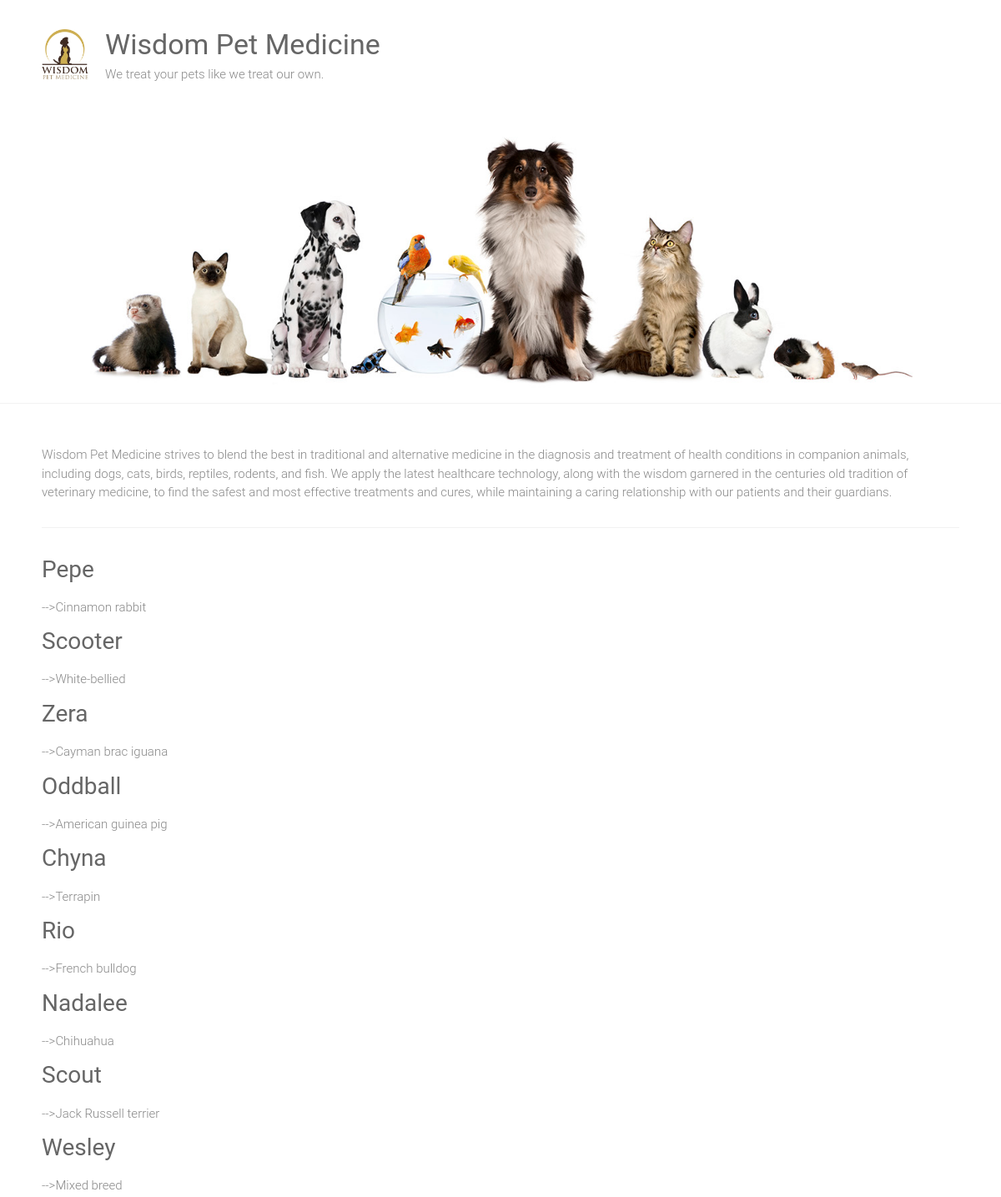
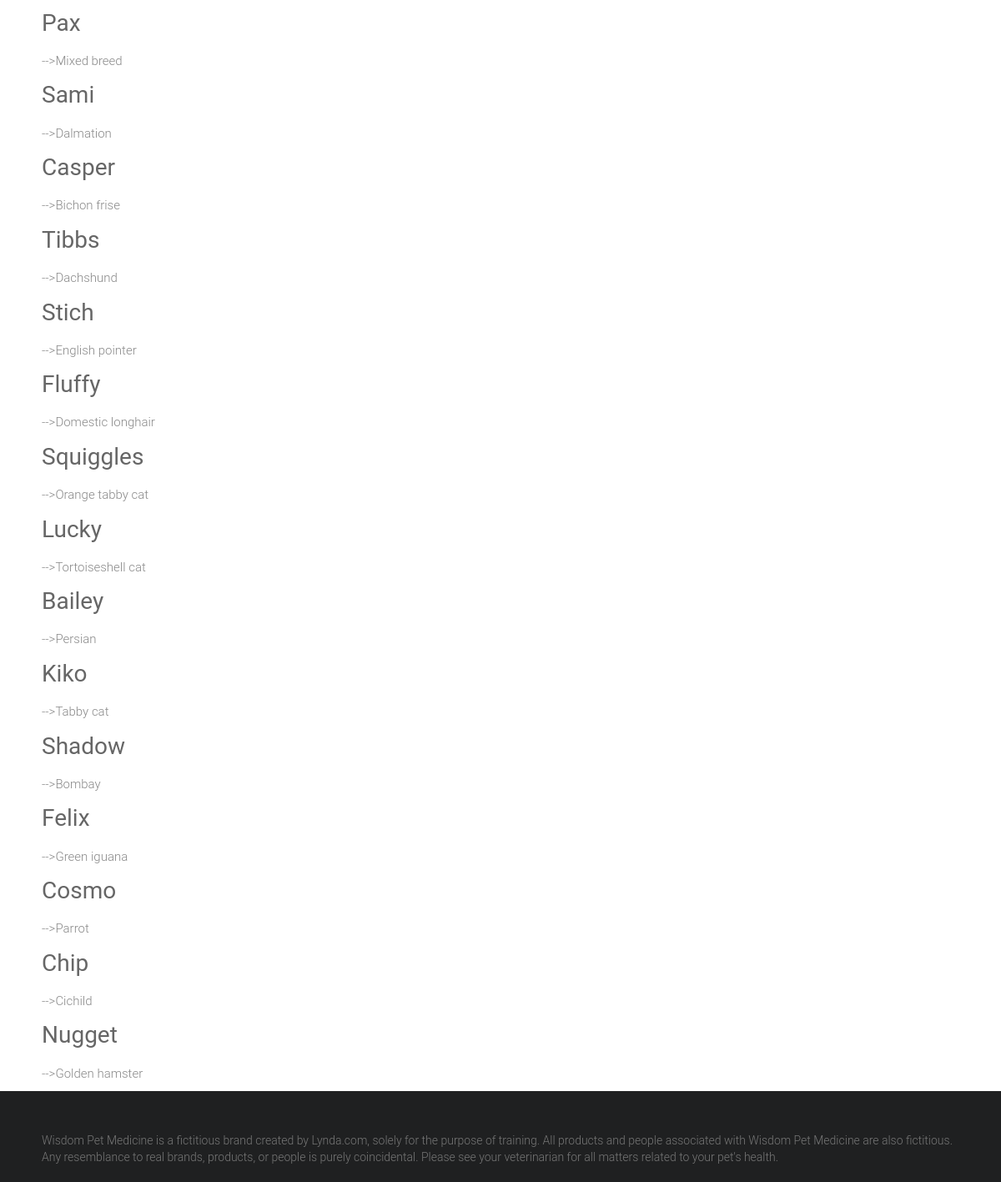
The page / on the database its author committed (2 pictures, top to bottom).
### adoptions/models.py (models this page shows, shortened)
class Pet(models.Model):
    SEX_CHOICES = [('M','Male'),('F','Female')]
    name = models.CharField(max_length=20)
    description = models.TextField(default="NO Decription Provided")
    submitter = models.CharField(max_length=20)
    species = models.CharField(max_length=20)
    breed = models.CharField(max_length=20)
    sex = models.CharField(choices=SEX_CHOICES,max_length=1)
    age = models.IntegerField(max_length=3)
    vaccinations = models.ManyToManyField('Vaccine')

### adoptions/views.py (the view)
# urls.py: url(r'^$',views.home, name='home'),
def home(request):
    pets = Pet.objects.all()
    return render(request,'home.html',{'pets':pets})

### adoptions/templates/home.html (shortened to what this page needs)
{% extends "base.html" %}
{% block content %}
<div>
    {% for pet in pets %}
    <div class="petname">
        <a href="{% url 'pet_detail' pet.id%} ">
            <h2>{{ pet.name|capfirst}}</h2>
        </a>
        <p>
            {% if pet.breed %}
            -->{{pet.breed}}
            {% endif %}
        </p>
    </div>
    {% endfor %}
</div>
{% endblock %}

### adoptions/templates/base.html (shortened to what this page needs)
{% load static%}
<html lang="en-US">
<head>
    <link rel="stylesheet" id="ample-style-css" href="{% static 'style.css' %}" type="text/css" media="all">
</head>
<body class="wide">
    <div id="page" class="hfeed site">
        <header>
            <div class="header">
                <div class="main-head-wrap inner-wrap clearfix">
                    <div id="header-logo-image">
                        <a href="/">
                            <img src="{% static 'images/logo.png' %}" alt="Wisdom Pet Medicine">
                        </a>
                    </div>
                    <div id="header-text" class="">
                        <h1 id="site-title">
                            <a href="/" title="Wisdom Pet Medicine" rel="home">Wisdom Pet Medicine</a>
                        </h1>
                        <p>We treat your pets like we treat our own.</p>
                    </div>
                </div>
                <img src="{% static 'images/header.jpg' %}" alt="Wisdom Pet Medicine">
            </div>
        </header>
        <div class="main-wrapper">
            <div class="single-page clearfix">
                <div class="inner-wrap">
                    <p>Wisdom Pet Medicine strives to blend the best in traditional and alternative medicine in the
                        diagnosis and treatment of health conditions in companion animals, including dogs, cats, birds,
                        reptiles, rodents, and fish. We apply the latest healthcare technology, along with the wisdom
                        garnered in the centuries old tradition of veterinary medicine, to find the safest and most
                        effective treatments and cures, while maintaining a caring relationship with our patients and
                        their guardians.</p>
                    <hr>
                    <div>
                        {% block content %}
                        {% endblock %}
                    </div>
                </div>
            </div>
        </div>
        <footer id="colophon">
            <div class="inner-wrap">
                Wisdom Pet Medicine is a fictitious brand created by Lynda.com, solely for the purpose of training. All
                products and people associated with Wisdom Pet Medicine are also fictitious. Any resemblance to real
                brands, products, or people is purely coincidental. Please see your veterinarian for all matters related
                to your pet's health.
            </div>
        </footer>
    </div>
</body>
</html>

### static/style.css (style rules this page uses)
html, body, div, span, applet, object, iframe, h1, h2, h3, h4, h5, h6, p, blockquote, pre, a, abbr, acronym, address, big, cite, code, del, dfn, em, font, ins, kbd, q, s, samp, small, strike, strong, sub, sup, tt, var, dl, dt, dd, ol, ul, li, fieldset, form, label, legend, table, caption, tbody, tfoot, thead, tr, th, td { border: 0; font: inherit; font-size: 100%; font-style: inherit; font-weight: inherit; margin: 0; outline: 0; padding: 0; vertical-align: baseline; }
html { overflow-y: scroll; -webkit-text-size-adjust: 100%; -ms-text-size-adjust: 100%; }
article, aside, details, figcaption, figure, footer, header, main, nav, section { display: block; }
h1, h2, h3, h4, h5, h6 { color: #666666; line-height: 1.4; padding-bottom: 15px; font-weight: normal; }
h1 { font-size: 30px; }
h2 { font-size: 28px; }
body, button, input, select, textarea { color: #888888; font-size: 15px; line-height: 1.5; font-family: 'Roboto', sans-serif; font-weight: 300; }
p { color: #888888; font-size: 15px; line-height: 1.5; margin-bottom: 15px; font-weight: 300; }
body { background: #f2f2f2; }
hr { border-color: #f2f2f2; border-style: solid none none; border-width: 1px 0 0; height: 0; margin: 30px 0; }
a { color: #80abc8; text-decoration: none; -webkit-transition: 0.25s ease-in-out; -moz-transition: 0.25s ease-in-out; transition: 0.25s ease-in-out; -ms-transition: 0.25s ease-in-out; -o-transition: 0.25s ease-in-out; }
img { max-width: 100%; height: auto; vertical-align: top; margin-bottom: 18px; }
a img { border: 0; }
.clearfix:after { visibility: hidden; display: block; font-size: 0; content: " "; clear: both; height: 0; }
.clearfix { display: inline-block; }
.clearfix { display: block; }
body { padding-top: 30px; padding-bottom: 30px; }
body.wide { padding-top: 0; padding-bottom: 0; }
#page { background-color: #ffffff; margin: 0 auto; max-width: 1180px; box-shadow: 0 1px 2px 0 rgba(0, 0, 0, 0.1); }
.wide #page { max-width: 100%; }
.inner-wrap { max-width: 1100px; margin: 0 auto; }
.main-head-wrap { padding: 30px 0; }
.header { border-bottom: 1px solid #f2f2f2; }
#header-logo-image { float: left; padding: 5px 20px 5px 0; max-width: 100%; }
#header-logo-image img { margin-bottom: 0px; max-height: 60px; height: auto; width: auto; }
#header-text { float: left; padding-right: 20px; }
#site-title { padding-bottom: 0; }
#site-title a { color: #666666; font-size: 34px; }
.single-page { margin-top: 50px; }
.single-page p { margin-bottom: 10px; }
#colophon { font-size: 14px; clear: both; color: #777; background-color: #1f2021; overflow: hidden; padding: 50px 0 20px; }
#colophon, #colophon p { font-size: 14px; line-height: 1.4; }

### rows shown on the page
Pet: name "Pepe", breed "Cinnamon rabbit"
Pet: name "Scooter", breed "White-bellied"
Pet: name "Zera", breed "Cayman brac iguana"
Pet: name "Oddball", breed "American guinea pig"
Pet: name "Chyna", breed "Terrapin"
Pet: name "Rio", breed "French bulldog"
Pet: name "Nadalee", breed "Chihuahua"
Pet: name "Scout", breed "Jack Russell terrier"
Pet: name "Wesley", breed "Mixed breed"
Pet: name "Pax", breed "Mixed breed"
Pet: name "Sami", breed "Dalmation"
Pet: name "Casper", breed "Bichon frise"
Pet: name "Tibbs", breed "Dachshund"
Pet: name "Stich", breed "English pointer"
Pet: name "Fluffy", breed "Domestic longhair"
Pet: name "Squiggles", breed "Orange tabby cat"
Pet: name "Lucky", breed "Tortoiseshell cat"
Pet: name "Bailey", breed "Persian"
Pet: name "Kiko", breed "Tabby cat"
Pet: name "Shadow", breed "Bombay"
Pet: name "Felix", breed "Green iguana"
Pet: name "Cosmo", breed "Parrot"
Pet: name "Chip", breed "Cichild"
Pet: name "Nugget", breed "Golden hamster"
